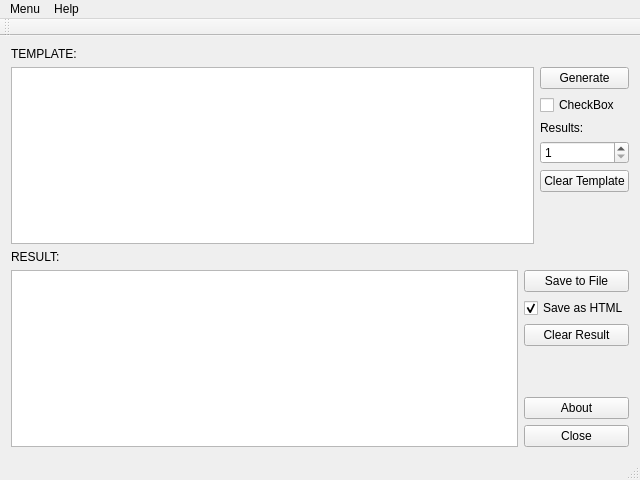
<?xml version="1.0" encoding="UTF-8"?>
<ui version="4.0">
 <class>MainWindow</class>
 <widget class="QMainWindow" name="MainWindow">
  <property name="geometry">
   <rect>
    <x>0</x>
    <y>0</y>
    <width>640</width>
    <height>480</height>
   </rect>
  </property>
  <property name="minimumSize">
   <size>
    <width>600</width>
    <height>400</height>
   </size>
  </property>
  <property name="windowTitle">
   <string>Ad Generator Desktop</string>
  </property>
  <widget class="QWidget" name="centralWidget">
   <layout class="QGridLayout" name="gridLayout">
    <item row="0" column="0">
     <layout class="QVBoxLayout" name="mainVLayout">
      <item>
       <widget class="QLabel" name="templateLabel">
        <property name="text">
         <string>TEMPLATE:</string>
        </property>
       </widget>
      </item>
      <item>
       <layout class="QHBoxLayout" name="templateHLayout">
        <item>
         <widget class="QPlainTextEdit" name="templateArea"/>
        </item>
        <item>
         <layout class="QVBoxLayout" name="templateButtonsVLayout">
          <item>
           <widget class="QPushButton" name="generateButton">
            <property name="text">
             <string>Generate</string>
            </property>
           </widget>
          </item>
          <item>
           <widget class="QCheckBox" name="checkBox">
            <property name="text">
             <string>CheckBox</string>
            </property>
           </widget>
          </item>
          <item>
           <widget class="QLabel" name="numResultsLabel">
            <property name="text">
             <string>Results:</string>
            </property>
           </widget>
          </item>
          <item>
           <widget class="QSpinBox" name="numResultsSpinBox">
            <property name="toolTip">
             <string>1-100000</string>
            </property>
            <property name="showGroupSeparator" stdset="0">
             <bool>false</bool>
            </property>
            <property name="minimum">
             <number>1</number>
            </property>
            <property name="maximum">
             <number>100000</number>
            </property>
            <property name="singleStep">
             <number>10</number>
            </property>
           </widget>
          </item>
          <item>
           <widget class="QPushButton" name="clearTemplateButton">
            <property name="text">
             <string>Clear Template</string>
            </property>
           </widget>
          </item>
          <item>
           <spacer name="templateSpacer">
            <property name="orientation">
             <enum>Qt::Vertical</enum>
            </property>
            <property name="sizeHint" stdset="0">
             <size>
              <width>20</width>
              <height>40</height>
             </size>
            </property>
           </spacer>
          </item>
         </layout>
        </item>
       </layout>
      </item>
      <item>
       <widget class="QLabel" name="resultLabel">
        <property name="text">
         <string>RESULT:</string>
        </property>
       </widget>
      </item>
      <item>
       <layout class="QHBoxLayout" name="resultHLayout">
        <item>
         <widget class="QPlainTextEdit" name="resultArea"/>
        </item>
        <item>
         <layout class="QVBoxLayout" name="resultButtonsVLayout">
          <item>
           <widget class="QPushButton" name="saveButton">
            <property name="text">
             <string>Save to File</string>
            </property>
           </widget>
          </item>
          <item>
           <widget class="QCheckBox" name="saveAsHTMLCheckBox">
            <property name="text">
             <string>Save as HTML</string>
            </property>
            <property name="checked">
             <bool>true</bool>
            </property>
           </widget>
          </item>
          <item>
           <widget class="QPushButton" name="clearResultButton">
            <property name="text">
             <string>Clear Result</string>
            </property>
           </widget>
          </item>
          <item>
           <spacer name="resultSpacer">
            <property name="orientation">
             <enum>Qt::Vertical</enum>
            </property>
            <property name="sizeHint" stdset="0">
             <size>
              <width>20</width>
              <height>40</height>
             </size>
            </property>
           </spacer>
          </item>
          <item>
           <widget class="QPushButton" name="aboutButton">
            <property name="text">
             <string>About</string>
            </property>
           </widget>
          </item>
          <item>
           <widget class="QPushButton" name="closeButton">
            <property name="text">
             <string>Close</string>
            </property>
           </widget>
          </item>
         </layout>
        </item>
       </layout>
      </item>
     </layout>
    </item>
   </layout>
  </widget>
  <widget class="QMenuBar" name="menuBar">
   <property name="geometry">
    <rect>
     <x>0</x>
     <y>0</y>
     <width>640</width>
     <height>23</height>
    </rect>
   </property>
   <widget class="QMenu" name="menuMenu">
    <property name="title">
     <string>Menu</string>
    </property>
    <addaction name="actionGenerate"/>
    <addaction name="actionClearTemplate"/>
    <addaction name="actionClearResult"/>
    <addaction name="actionSave"/>
    <addaction name="separator"/>
    <addaction name="actionClose"/>
   </widget>
   <widget class="QMenu" name="menuHelp">
    <property name="title">
     <string>Help</string>
    </property>
    <addaction name="actionHelp"/>
    <addaction name="actionAbout"/>
   </widget>
   <addaction name="menuMenu"/>
   <addaction name="menuHelp"/>
  </widget>
  <widget class="QToolBar" name="mainToolBar">
   <attribute name="toolBarArea">
    <enum>TopToolBarArea</enum>
   </attribute>
   <attribute name="toolBarBreak">
    <bool>false</bool>
   </attribute>
  </widget>
  <widget class="QStatusBar" name="statusBar"/>
  <action name="actionClose">
   <property name="text">
    <string>Close</string>
   </property>
   <property name="shortcut">
    <string>Ctrl+Q</string>
   </property>
  </action>
  <action name="actionAbout">
   <property name="text">
    <string>About</string>
   </property>
   <property name="shortcut">
    <string>F2</string>
   </property>
  </action>
  <action name="actionHelp">
   <property name="text">
    <string>Help</string>
   </property>
   <property name="shortcut">
    <string>F1</string>
   </property>
  </action>
  <action name="actionGenerate">
   <property name="text">
    <string>Generate</string>
   </property>
   <property name="shortcut">
    <string>Ctrl+G</string>
   </property>
  </action>
  <action name="actionClearTemplate">
   <property name="text">
    <string>Clear Template</string>
   </property>
   <property name="shortcut">
    <string>Ctrl+T</string>
   </property>
  </action>
  <action name="actionSave">
   <property name="text">
    <string>Save</string>
   </property>
   <property name="shortcut">
    <string>Ctrl+S</string>
   </property>
  </action>
  <action name="actionClearResult">
   <property name="text">
    <string>Clear Result</string>
   </property>
   <property name="shortcut">
    <string>Ctrl+R</string>
   </property>
  </action>
 </widget>
 <layoutdefault spacing="6" margin="11"/>
 <tabstops>
  <tabstop>templateArea</tabstop>
  <tabstop>resultArea</tabstop>
  <tabstop>generateButton</tabstop>
  <tabstop>checkBox</tabstop>
  <tabstop>numResultsSpinBox</tabstop>
  <tabstop>clearTemplateButton</tabstop>
  <tabstop>saveButton</tabstop>
  <tabstop>saveAsHTMLCheckBox</tabstop>
  <tabstop>clearResultButton</tabstop>
  <tabstop>closeButton</tabstop>
 </tabstops>
 <resources/>
 <connections>
  <connection>
   <sender>actionClose</sender>
   <signal>triggered()</signal>
   <receiver>MainWindow</receiver>
   <slot>close()</slot>
   <hints>
    <hint type="sourcelabel">
     <x>-1</x>
     <y>-1</y>
    </hint>
    <hint type="destinationlabel">
     <x>299</x>
     <y>199</y>
    </hint>
   </hints>
  </connection>
  <connection>
   <sender>closeButton</sender>
   <signal>clicked()</signal>
   <receiver>MainWindow</receiver>
   <slot>close()</slot>
   <hints>
    <hint type="sourcelabel">
     <x>627</x>
     <y>445</y>
    </hint>
    <hint type="destinationlabel">
     <x>299</x>
     <y>199</y>
    </hint>
   </hints>
  </connection>
  <connection>
   <sender>actionAbout</sender>
   <signal>triggered()</signal>
   <receiver>aboutButton</receiver>
   <slot>click()</slot>
   <hints>
    <hint type="sourcelabel">
     <x>-1</x>
     <y>-1</y>
    </hint>
    <hint type="destinationlabel">
     <x>566</x>
     <y>396</y>
    </hint>
   </hints>
  </connection>
  <connection>
   <sender>clearTemplateButton</sender>
   <signal>clicked()</signal>
   <receiver>templateArea</receiver>
   <slot>clear()</slot>
   <hints>
    <hint type="sourcelabel">
     <x>566</x>
     <y>204</y>
    </hint>
    <hint type="destinationlabel">
     <x>254</x>
     <y>152</y>
    </hint>
   </hints>
  </connection>
  <connection>
   <sender>clearResultButton</sender>
   <signal>clicked()</signal>
   <receiver>resultArea</receiver>
   <slot>clear()</slot>
   <hints>
    <hint type="sourcelabel">
     <x>566</x>
     <y>345</y>
    </hint>
    <hint type="destinationlabel">
     <x>254</x>
     <y>356</y>
    </hint>
   </hints>
  </connection>
  <connection>
   <sender>actionClearTemplate</sender>
   <signal>triggered()</signal>
   <receiver>templateArea</receiver>
   <slot>clear()</slot>
   <hints>
    <hint type="sourcelabel">
     <x>-1</x>
     <y>-1</y>
    </hint>
    <hint type="destinationlabel">
     <x>254</x>
     <y>152</y>
    </hint>
   </hints>
  </connection>
  <connection>
   <sender>actionClearResult</sender>
   <signal>triggered()</signal>
   <receiver>resultArea</receiver>
   <slot>clear()</slot>
   <hints>
    <hint type="sourcelabel">
     <x>-1</x>
     <y>-1</y>
    </hint>
    <hint type="destinationlabel">
     <x>254</x>
     <y>356</y>
    </hint>
   </hints>
  </connection>
 </connections>
</ui>
